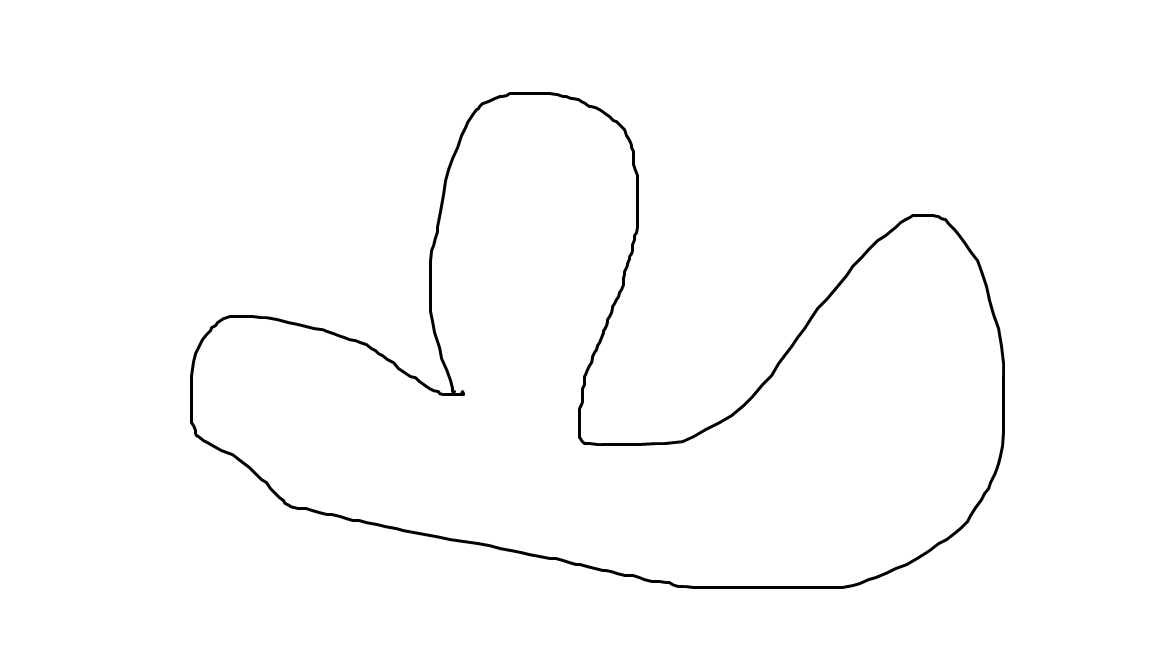
#> input picture images/hat.png, 1152 x 648 px
$ python convex_Hull.py   (older library calls are emulated)
#> lines starting #> are read from the running program, lines starting #| are printed output that depends on the picture; after the words box and inside, x2 and y2 are one past the last pixel; in counts of white or black regions, pixels touching at a corner belong together
import cv2

img = cv2.imread('images/hat.png')
#> img is the input picture: shape (648, 1152, 3); min 0, max 255, mean 252.1
img1 = img.copy()
imgray = cv2.cvtColor(img, cv2.COLOR_BGR2GRAY)
ret, thr = cv2.threshold(imgray, 127, 255, cv2.THRESH_BINARY)
#> thr: shape (648, 1152); 98.9% white; 1 black region
_, contour, _ = cv2.findContours(thr, cv2.RETR_TREE, cv2.CHAIN_APPROX_SIMPLE)
#> contour = 3 contours; box (x1, y1, x2, y2) and area: (0, 0, 1152, 648) 744697, (189, 91, 1006, 590) 214081, (193, 95, 1002, 586) 203012

cnt = contour[1]
#> cnt = contour of 1030 points, box (x1, y1, x2, y2) (189, 91, 1006, 590), area 214081
cv2.drawContours(img, [cnt], -1, (255, 0, 0), 2)
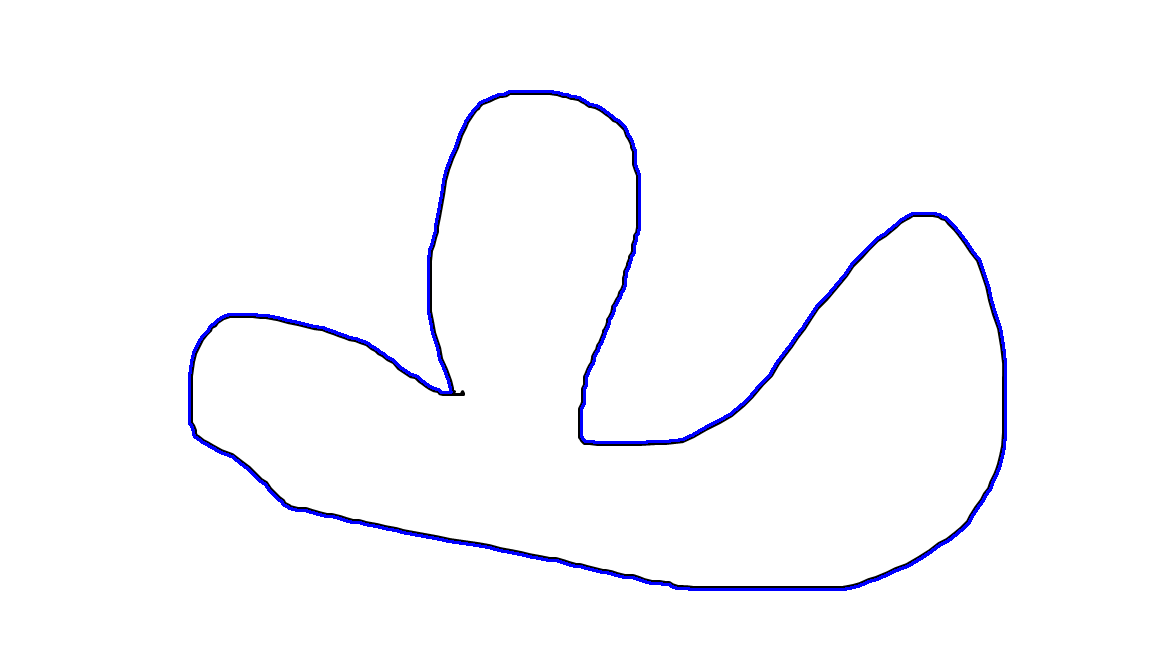
#> img: shape (648, 1152, 3); 1.26% of pixels changed, all inside (x1, y1, x2, y2) = (188, 90, 1007, 591)
check = cv2.isContourConvex(cnt)
#> check = False
cv2.namedWindow('hull', cv2.WINDOW_NORMAL)
cv2.namedWindow('contour', cv2.WINDOW_NORMAL)
if not check:
    hull = cv2.convexHull(cnt)
#> hull = contour of 63 points, box (x1, y1, x2, y2) (189, 91, 1006, 590), area 299080
    cv2.drawContours(img1, [hull], -1, (0, 255, 0), 2)
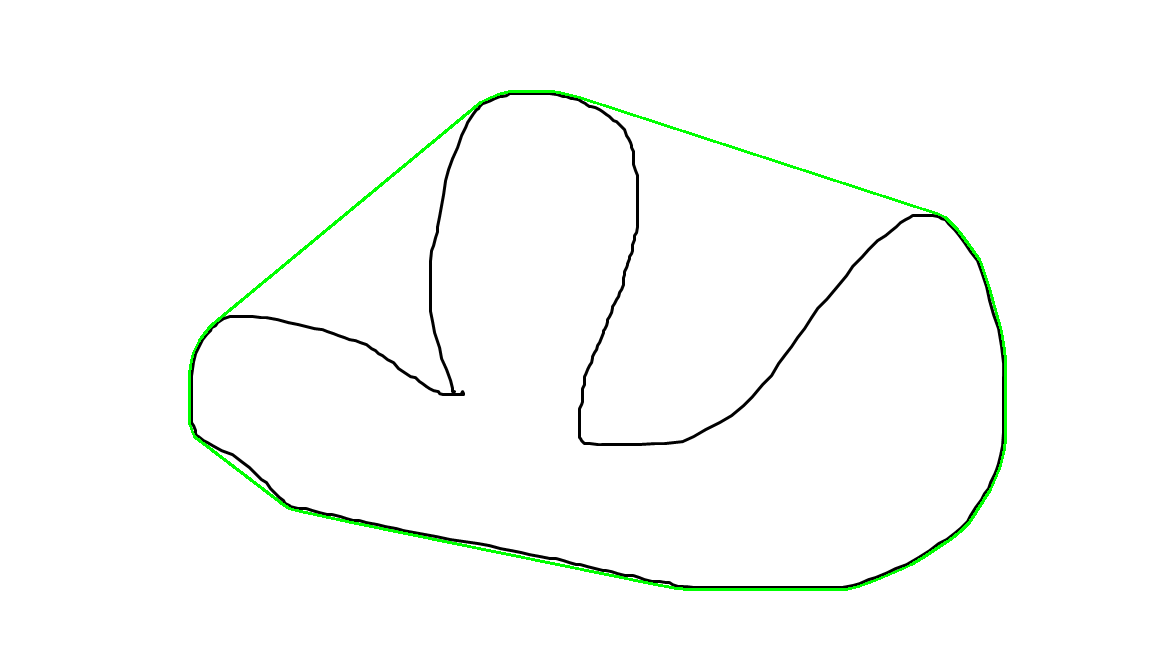
#> img1: shape (648, 1152, 3); 0.84% of pixels changed, all inside (x1, y1, x2, y2) = (188, 90, 1007, 591)
    cv2.imshow('hull', img1)
cv2.imshow('contour', img)
cv2.waitKey(0)
cv2.destroyAllWindows()

$ run again, with images/england.png copied over images/hat.png
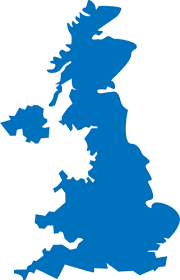
#> input picture images/england.png, 180 x 280 px
#> img is the input picture: shape (280, 180, 3); mean B, G, R 227.7, 197.1, 151.6
#> `ret, thr = cv2.threshold(imgray, 127, 255, cv2.THRESH_BINARY)`:
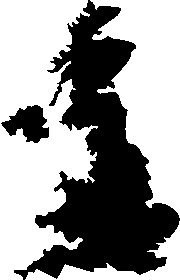
#> thr: shape (280, 180); 60.3% white; 2 black regions
#> contour = 4 contours; box (x1, y1, x2, y2) and area: (0, 0, 98, 280) 17820, (90, 0, 180, 218) 10584, (25, 221, 180, 280) 1944, (0, 104, 50, 144) 1154
#> cnt = contour of 201 points, box (x1, y1, x2, y2) (90, 0, 180, 218), area 10584
#> img: shape (280, 180, 3); 3.98% of pixels changed, all inside (x1, y1, x2, y2) = (89, 0, 180, 219)
#> check = False
#> hull = [[179, 0], [179, 217], [149, 207], [146, 204], [145, 202], [97, 91], [92, 38], [90, 0]]
#> `cv2.drawContours(img1, [hull], -1, (0, 255, 0), 2)`:
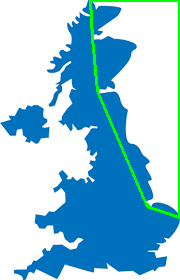
#> img1: shape (280, 180, 3); 2.59% of pixels changed, all inside (x1, y1, x2, y2) = (89, 0, 180, 219)
